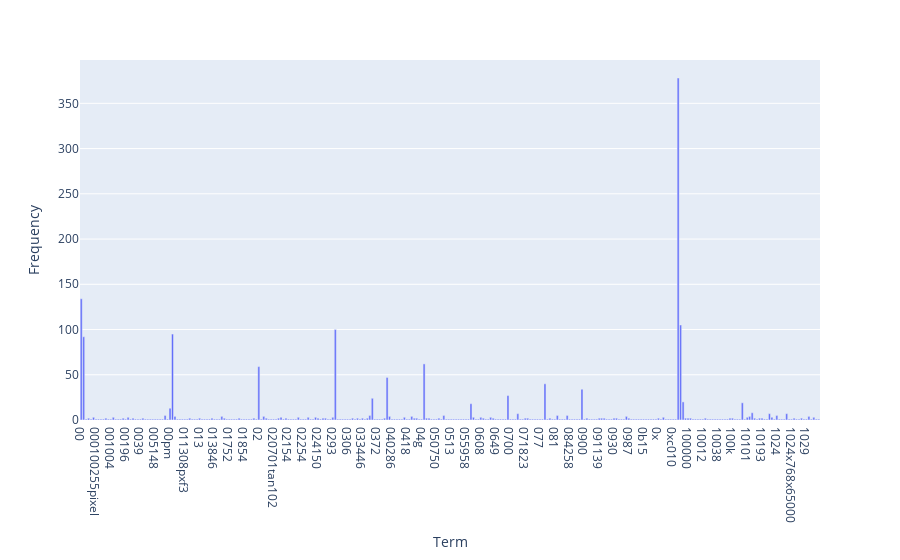

The cell this chart's notebook holds for it:
### Markdown cell above
### >>> **Exercise 12 (take home):**
If you want a nicer interactive visualization here, I would encourage you try to install and use plotly to achieve this.

### Code cell
# Answer here
import plotly.express as px

# Create a DataFrame for plotly
data = pd.DataFrame({
    'Term': count_vect.get_feature_names_out()[:300],
    'Frequency': term_frequencies[:300]
})

# Create the bar plot using plotly
fig = px.bar(data, x='Term', y='Frequency')

# Show the plot
fig.show()

### Figure 1 — Plotly figure (JSON) as saved in the notebook; plotly's stock layout.template omitted (floating-point values rounded to 4 significant figures; data arrays with more than 128 entries replaced by an {"elided": "..."} marker saying what was removed)
{"data": [{"alignmentgroup": "True", "hovertemplate": "Term=%{x}<br>Frequency=%{y}<extra></extra>", "legendgroup": "", "marker": {"color": "#636efa", "pattern": {"shape": ""}}, "name": "", "offsetgroup": "", "orientation": "v", "showlegend": false, "textposition": "auto", "type": "bar", "x": {"elided": "300 str values"}, "xaxis": "x", "y": {"elided": "300 int values"}, "yaxis": "y"}], "layout": {"barmode": "relative", "legend": {"tracegroupgap": 0}, "margin": {"t": 60}, "xaxis": {"anchor": "y", "domain": [0, 1], "title": {"text": "Term"}}, "yaxis": {"anchor": "x", "domain": [0, 1], "title": {"text": "Frequency"}}}}
